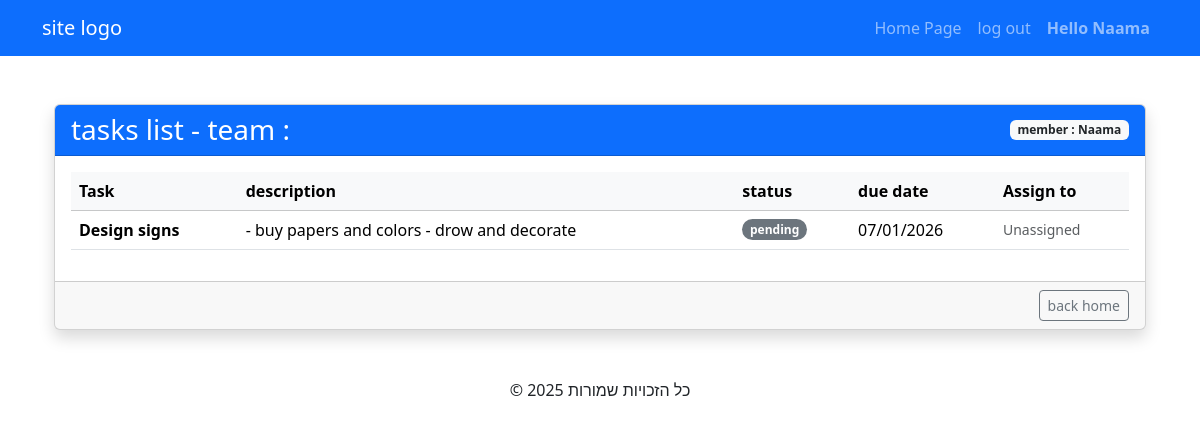
The app's page /tasks/ (signed in), older data.
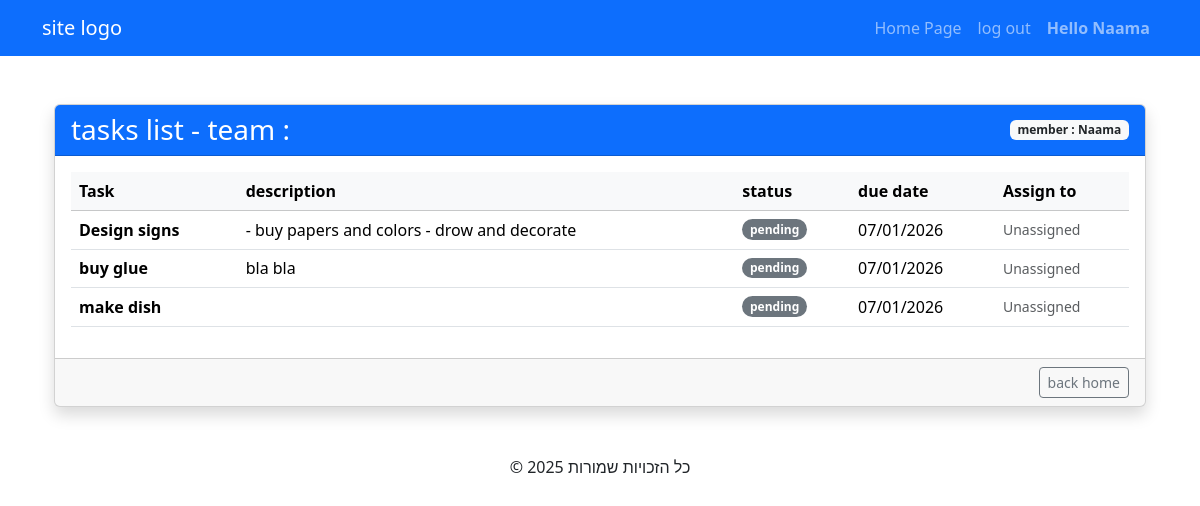
The same page, newer data.
### TasksApp/models.py (models this page shows, shortened)
class User(AbstractUser):
    email = models.EmailField(unique=True)

class Task(models.Model):
    class Status(models.TextChoices):
        PENDING = 'pending', 'Pending'
        IN_PROGRESS = 'in_progress', 'In Progress'
        DONE = 'done', 'Done'
    title = models.CharField(max_length=200)
    description = models.TextField(blank=True, max_length=500, null=True)
    due_date = models.DateField(blank=True, null=True)
    status = models.CharField(
        max_length=20,
        choices=Status.choices,
        default=Status.PENDING
    )
    team = models.ForeignKey(
        Team,
        on_delete=models.CASCADE,
        related_name="tasks"
    )
    assigned_employee = models.ForeignKey(
        Member,
        on_delete=models.SET_NULL,
        null=True,
        blank=True,
        related_name="tasks"
    )

### TasksApp/views.py (the view)
# urls.py: path('tasks/', tasksListView, name='tasksList'),
def tasksListView(request):
   if request.user.is_authenticated:
         if request.user.is_superuser:
             tasks=Task.objects.all()
             return render(request, 'tasksList.html', {'tasks': tasks})
         member = Member.objects.filter(user=request.user).first()
         if member:
            team= member.team
            tasks=Task.objects.filter(team=team)
            return render(request, 'tasksList.html', {'tasks': tasks, 'member': member, 'team': team})
   else:
       return redirect('login')

### templates/tasksList.html (shortened to what this page needs)
{% extends "base.html" %}
{% load django_bootstrap5 %}
{% block content %}
<div class="container mt-5">
    <div class="card shadow">
        <div class="card-header bg-primary text-white d-flex justify-content-between align-items-center">
            <h3 class="mb-0"> tasks list - team : {{ team}}</h3>
            <span class="badge bg-light text-dark">member : {{ user.username }}</span>
        </div>
        <div class="card-body">
            <div class="table-responsive">
                <table class="table table-hover align-middle">
                    <thead class="table-light">
                        <tr>
                            <th>Task</th>
                            <th>description</th>
                            <th>status</th>
                            <th>due date </th>
                            <th>Assign to</th>
                        </tr>
                    </thead>
                    <tbody>
                        {% for task in tasks %}
                        <tr>
                            <td class="fw-bold">{{ task.title }}</td>
                            <td>{{ task.description|truncatechars:50 }}</td>
                            <td>
                                {% if task.status == 'completed' %}
                                <span class="badge rounded-pill bg-success">completed</span>
                                {% elif task.status == 'in_process' %}
                                <span class="badge rounded-pill bg-warning text-dark">in process</span>
                                {% else %}
                                <span class="badge rounded-pill bg-secondary">pending</span>
                                {% endif %}
                            </td>
                            <td>{{ task.due_date|date:"d/m/Y" }}</td>
                            <td>
                                {% if not task.assigned_employee and not user.is_superuser %}
                                <form method="post" action="{% url 'update_task_member' task.id %}">
                                    {% csrf_token %}
                                    <button type="submit" class="btn btn-sm btn-outline-primary">Assign to me</button>
                                </form>
                                {% elif task.assigned_employee %}
                                <span class="badge bg-secondary">{{ task.assigned_employee.user.username }}</span>
                                {% else %}
                                <span class="text-muted small">Unassigned</span>
                                {% endif %}
                            </td>
                        {% endfor %}
                    </tbody>
                </table>
            </div>
        </div>
        <div class="card-footer text-end">
            <a href="{% url 'home' %}" class="btn btn-outline-secondary btn-sm"> back home</a>
        </div>
    </div>
</div>
{% endblock %}

### templates/base.html (shortened to what this page needs)
{%load static %}
{% load django_bootstrap5 %}
{% bootstrap_css %}
<!DOCTYPE html>
<html lang="en">
<head>
</head>
<body>
    <header>
        <nav class="navbar navbar-expand-lg navbar-dark bg-primary">
            <div class="container">
                <a class="navbar-brand" href="/"> site logo</a>
                <div class="navbar-nav">
                    <a class="nav-link" href="{% url 'home' %}"> Home Page</a>
                    {% if user.is_authenticated %}
                    <a class="nav-link" href="{% url 'logout' %}">log out</a>
                    <a class="nav-link fw-bolder">Hello {{ user.username }}</a>
                    {% else %}
                    <a class="nav-link" href="{% url 'login' %}">log in</a>
                    <a class="nav-link" href="{% url 'register' %}">Register</a>
                    {% endif %}
                </div>
            </div>
        </nav>
    </header>
    <main class="container mt-4">
        {% block content %}
        {% endblock %}
    </main>
    <footer class="text-center mt-5">
        <p>© 2025 כל הזכויות שמורות</p>
    </footer>
</body>
</html>

Row changes from the older to the newer data that the page shows:
added Task: title "buy glue", description "bla bla", status "pending", due_date "07/01/2026", shows "Unassigned"
added Task: title "make dish", status "pending", due_date "07/01/2026", shows "Unassigned"
